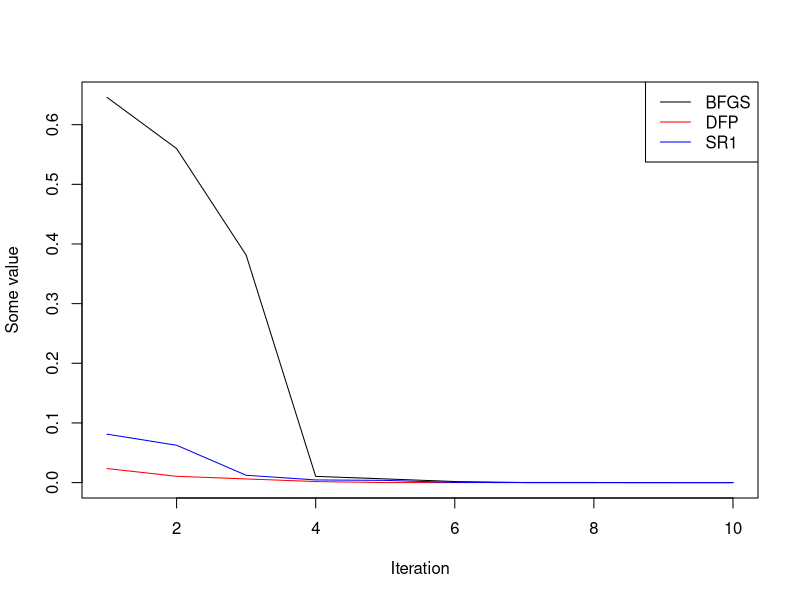

The R source for this figure:
## ---- chunk 1
knitr::opts_chunk$set(echo = TRUE)
printf <- function(...) cat(sprintf(...))
printfln <- function(...) cat(sprintf(...), "\n")
## ---- chunk 2
###########################################
# Rosenbrock Objective Function
###########################################
f = function(x) 100*(x[2] - x[1]^2)^2 + (1 - x[1])^2
f_xy = function(x, y) 100*(y - x^2)^2 + (1 - x)^2
x_min_true = c(1, 1)

# analytic derivatives
g = function(x) c(2*(x[1] - 1) - 400*x[1]*(x[2] - x[1]^2), 200*(x[2] - x[1]^2))
H = function(x) rbind(c(1200*x[1]^2 - 400*x[2] + 2, -400*x[1]), c(-400*x[1], 200))

###########################################
# Convex Elliptical Objective Function
###########################################
f = function(x) 0.5*(100*x[1]^2 + x[2]^2)
f_xy = function(x,y) 0.5*(100*x^2 + y^2)
x_min_true = c(0, 0)

# analytic derivatives
g = function(x) c(0.5*200*x[1], 0.5*2*x[2])
H = function(x) 0.5*rbind(c(200, 0), c(0, 2))

###########################################
# Nonconvex Sines Objective Function
###########################################
f = function(x) x[1]^2 + .25*x[2]^2 + 4*(x[1] - x[2])^2*sin(x[2])^2
f_xy = function(x, y) x^2 + .25*y^2 + 4*(x - y)^2*sin(y)^2
x_min_true = c(0, 0)

# analytic derivatives
g = function(x) c(2*x[1] + 8*(x[1] - x[2])*sin(x[2])^2, .5*x[2] - 8*(x[1] - x[2])*sin(x[2])^2 + 4*(x[1] - x[2])^2*sin(2*x[2]))
H = function(x)
{
	H11 = 2 + 8*sin(x[2])^2
	H12 = 8*(2*(x[1] - x[2])*cos(x[2]) - sin(x[2]))*sin(x[2])
	H21 = H12
	H22 = 4.5 + 4*(2*(x[1] - x[2])^2 - 1)*cos(2*x[2]) + 16*(x[2] - x[1])*sin(2*x[2])
	rbind(c(H11, H12), c(H21, H22))
}
## ---- chunk 3
# Definerer lige noget line-search (Der er Wolfe i)
backtracking_line_search <- function(alpha, c, rho, x_k, p_k, g_k, f) {
	alpha_k <- alpha
	repeat { 
		lhs <- f(x_k + alpha_k * p_k)
		rhs <- f(x_k) + c * alpha_k * g_k %*% p_k
		if (lhs <= rhs) break
		alpha_k <- rho * alpha_k
	}
	return(alpha_k)
}

# Implementation af BFGS
BFGS <- function(f, g, x_k, alpha, c, rho, tol, k_max){
  k <- 0
  n <- length(x_k)
  H_k <- I_n <- diag(n)
  g_k <- tol + 1
  while (norm(g_k, type="2") > tol & k < k_max) {
    g_k <- g(x_k)
    f_k <- f(x_k)
    p_k <- -  H_k %*% g_k
    alpha_k <- backtracking_line_search(alpha, c, rho, x_k, p_k, g_k, f)
    x_old <- x_k
    x_k <- x_k + alpha_k * p_k
    s_k <- x_k - x_old
    y_k <- g(x_k) - g_k
    rho_k <- 1 / (t(y_k) %*% s_k)[1]
    H_k <- (I_n - rho_k * (s_k %*% t(y_k))[1]) %*% H_k %*% (I_n - rho_k * (s_k %*% t(y_k))[1]) + rho_k * (s_k %*% t(s_k))[1]
    k <- k + 1
  }
printfln("k = %d \t x_k = (%6.3f , %6.3f) \t f_k = %.2f \t g_k = (%8.3f , %8.3f) \t alpha_k = %.5f", k, x_k[1] , x_k[2], f(x_k), g_k[1] , g_k[2], alpha_k)
  return(x_k)
}

# Implementation af DFP
DFP <- function(f, g, x_k, alpha, c, rho, tol, k_max){
  k <- 0
  n <- length(x_k)
  H_k <- I_n <- diag(n)
  g_k <- tol + 1
  while (norm(g_k, type="2") > tol & k < k_max) {
    g_k <- g(x_k)
    f_k <- f(x_k)
    p_k <- -  H_k %*% g_k
    alpha_k <- backtracking_line_search(alpha, c, rho, x_k, p_k, g_k, f)
    x_old <- x_k
    x_k <- x_k + alpha_k * p_k
    s_k <- x_k - x_old
    y_k <- g(x_k) - g_k
    H_k <- H_k - (H_k %*% y_k %*% t(y_k) %*% H_k) / (t(y_k) %*% H_k %*% y_k)[1] + (s_k %*% t(s_k)) / (t(y_k) %*% s_k)[1]
    k <- k + 1
  }
printfln("k = %d \t x_k = (%6.3f , %6.3f) \t f_k = %.2f \t g_k = (%8.3f , %8.3f) \t alpha_k = %.5f", k, x_k[1] , x_k[2], f(x_k), g_k[1] , g_k[2], alpha_k)
  return(x_k)
}


## ---- chunk 4
x_k <- c(5,5)
alpha <- 1
c <- 1e-4
tol <- 1e-8
rho <- 0.5
k_max <- 100000

DFP(f, g, x_k, alpha, c, rho, tol, k_max)
BFGS(f, g, x_k, alpha, c, rho, tol, k_max)
optim(x_k, f, g, method = "BFGS")
## ---- chunk 5
res_bfgs <- cumprod(runif(10))
res_dfp <- cumprod(runif(10))
res_sr1 <- cumprod(runif(10))

nms <- c("BFGS", "DFP", "SR1")
clrs <- c("black", "red", "blue")
x_plot <- list(res_bfgs, res_dfp, res_sr1)

x_lim <- c(1, max(sapply(x_plot, length)))
y_lim <- range(sapply(x_plot, range))

plot(seq_along(x_plot[[1]]), x_plot[[1]], 
     type = "l", col = clrs[1], 
     xlim = x_lim, ylim = y_lim,
     xlab = "Iteration",
     ylab = "Some value")
for (i in 2L:length(x_plot)) {
  lines(seq_along(x_plot[[i]]), x_plot[[i]], col = clrs[i])
}
legend("topright", legend = nms, col = clrs, lty = 1)
## ---- chunk 6
